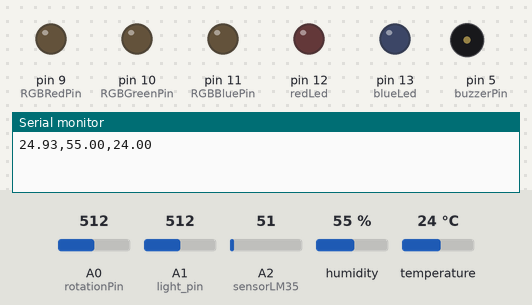
Recording of a sketch running on a simulated Arduino Uno, built with avr-gcc and run on an emulated ATmega328P. On the bench: output pins drawn as LEDs (lit = HIGH), buzzer (waves = sounding), the last lines printed to the serial monitor. Inputs (shaded band) come from the test bench; at power-on: temperature 24 °C, A1 (light_pin) = 512, A0 (rotationPin) = 512, A2 (sensorLM35) = 51, humidity 55 %.

Above: at 1.8 s.
1.9 s: temperature set to 39 °C
5.2 s: temperature set to 42 °C
At 8.64 s:
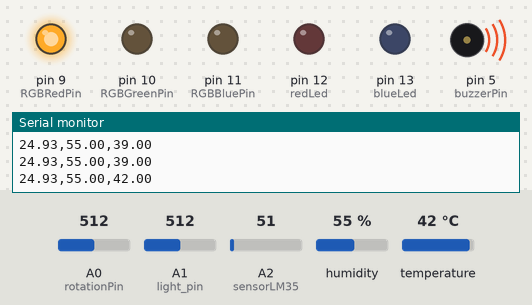
At 9.5 s:
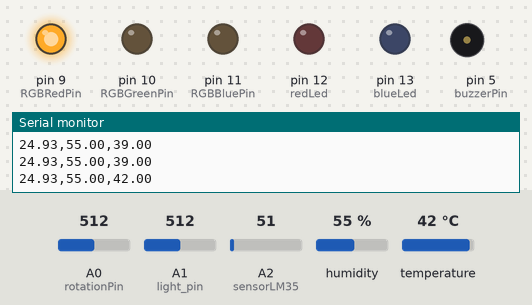
11.4 s: A1 (light_pin) set to 489
14.9 s: A1 (light_pin) set to 472
At 16.7 s:
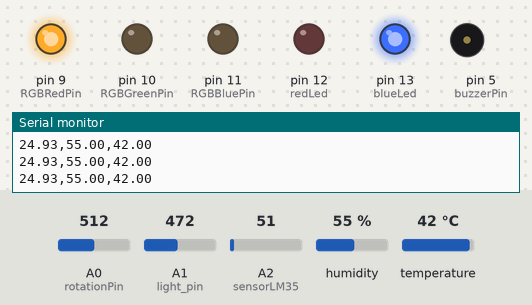
Timing chart, 0 to 18.2 s (numbered marks = the images above; inputs shaded):
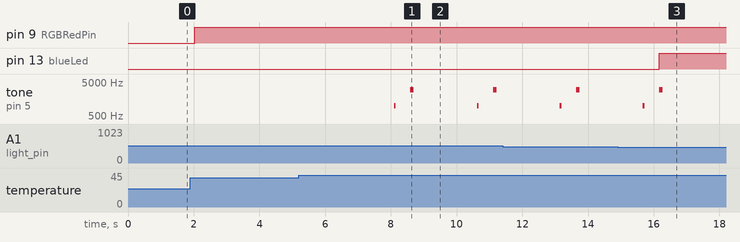

Measured:
- the behaviour switches between 40 and 41 °C on temperature (found by bisection; images 0 and 1)
- the behaviour switches between 480 and 479 on A1 (light_pin) (found by bisection; images 2 and 3)
- after the input at 5.2 s, tone on pin 5 (buzzerPin): plays 1000 Hz for 0.05 s, 3000 Hz for 0.10 s, 1000 Hz for 0.05 s, 3000 Hz for 0.10 s, starting after 2.9 s
- after the input at 14.9 s, pin 13 (blueLed): LOW → HIGH after 1.3 s; tone on pin 5 (buzzerPin): goes on until 16.3 s, then stays silent

The sketch:

Arduino_PrototypeCode.ino
```cpp
// Use library matching DHT sensor
#include "DHT.h"

// DHT sensor frunction
int DHT11Pin = 4;
DHT dht(DHT11Pin, DHT11);
float humidity = 0;
float celsius = 0;

// Rotation sensor function
int rotationPin = A0;
int data = 0;
int RGBRedPin = 9;
int RGBGreenPin = 10;
int RGBBluePin = 11;

// Buzzer function
int buzzerPin = 5;
int maxTemp = 40;
int waitTime = 500;

// Red LED button function
int redLed = 12;
bool redLedOnStatus = false;

// Outside temp function
const int sensorLM35 = A2;
float tempc;
float vout;

// Light sensor function
int light_pin = A1;
int light_data = 0;
int blueLed = 13;

// Setup serial port with baud rate, inputs plus outputs and start the DHT sensor.
void setup() {
  Serial.begin(9600);
  pinMode(blueLed, OUTPUT);
  pinMode(sensorLM35, INPUT);
  pinMode(redLed, OUTPUT);
  pinMode(RGBRedPin, OUTPUT);
  pinMode(RGBGreenPin, OUTPUT);
  pinMode(RGBBluePin, OUTPUT);
  pinMode(light_data, INPUT);
  pinMode(buzzerPin, OUTPUT);
  dht.begin();
}

void loop() {
  delay(1000);
  // Method for reading outside temp and converting to celsius first then inside humidity and temp as celsius.
  // Display data through serial port
  vout = analogRead(sensorLM35);
  vout = (vout * 500) / 1023;
  tempc = vout;
  humidity = dht.readHumidity();
  celsius = dht.readTemperature();
  Serial.print(tempc);
  Serial.print(",");
  Serial.print(humidity);
  Serial.print(",");
  Serial.println(celsius);
  // Method for turning red LED light on and off with button click within GUI and passing max temp value to combo box.
  int val = Serial.parseInt();
  switch (val) {
    case 0:
      break;
    case 100:
      digitalWrite(redLed, HIGH);
      break;
    case 101:
      digitalWrite(redLed, LOW);
      break;
    default:
      maxTemp = val;
      break;
  }
  // Method for sounding buzzer pin when DHT celsius read is over the max set of 40 or user's choice from combo box within GUI.
  if (celsius > maxTemp) {
    tone(buzzerPin, 1000, 50);
    delay(waitTime);
    tone(buzzerPin, 3000, 100);
  }
  // Method for light sensor to turn on blue LED light when room is considered dark enough, otherwise leave blue LED off.
  light_data = analogRead(light_pin);
  if (light_data < 480)
  {
    digitalWrite(blueLed, HIGH);
    delay(10000);
  } else {
    digitalWrite(blueLed, LOW);
  }
  // Method for displaying RGB LED light colour based on user input with rotation pin, options are red, green and blue.
  // To simplify data divide value by 300 and use swtich case of 1, 2 and 3.
  data = analogRead(rotationPin);
  data = data / 300;
  switch (data) {
    case 1: {
        digitalWrite(RGBRedPin, HIGH);
        digitalWrite(RGBBluePin, LOW);
        digitalWrite(RGBGreenPin, LOW);
        break;
      }
    case 2: {
        digitalWrite(RGBRedPin, LOW);
        digitalWrite(RGBBluePin, LOW);
        digitalWrite(RGBGreenPin, HIGH);
        break;
      }
    case 3: {
        digitalWrite(RGBRedPin, LOW);
        digitalWrite(RGBBluePin, HIGH);
        digitalWrite(RGBGreenPin, LOW);
        break;
      }
  }
}
```
